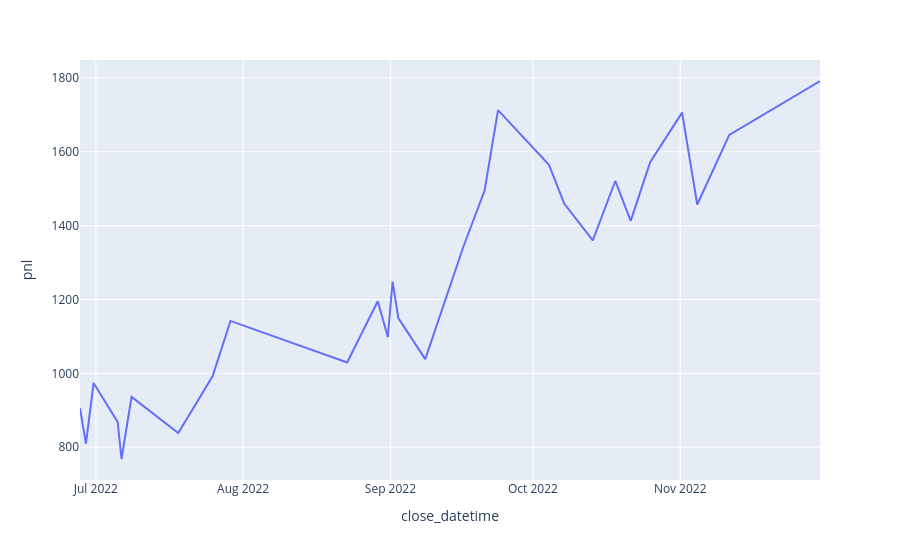

Notebook code for this chart:
### Code cell
px.line(result, x='close_datetime', y='pnl')

### Figure 1 — Plotly figure (JSON) as saved in the notebook; plotly's stock layout.template omitted (floating-point values rounded to 4 significant figures)
{"data": [{"hovertemplate": "close_datetime=%{x}<br>pnl=%{y}<extra></extra>", "legendgroup": "", "line": {"color": "#636efa", "dash": "solid"}, "marker": {"symbol": "circle"}, "mode": "lines", "name": "", "orientation": "v", "showlegend": false, "type": "scatter", "x": ["2022-06-27T15:45:00+02:00", "2022-06-28T21:45:00+02:00", "2022-06-30T12:30:00+02:00", "2022-07-05T14:00:00+02:00", "2022-07-06T09:30:00+02:00", "2022-07-08T12:15:00+02:00", "2022-07-18T08:00:00+02:00", "2022-07-25T13:30:00+02:00", "2022-07-29T08:00:00+02:00", "2022-08-22T21:30:00+02:00", "2022-08-29T08:00:00+02:00", "2022-08-31T11:00:00+02:00", "2022-09-01T10:45:00+02:00", "2022-09-02T16:00:00+02:00", "2022-09-08T08:00:00+02:00", "2022-09-12T10:15:00+02:00", "2022-09-16T09:30:00+02:00", "2022-09-20T19:45:00+02:00", "2022-09-23T15:45:00+02:00", "2022-10-04T09:00:00+02:00", "2022-10-07T14:30:00+02:00", "2022-10-13T14:30:00+02:00", "2022-10-18T08:00:00+02:00", "2022-10-21T14:00:00+02:00", "2022-10-25T16:15:00+02:00", "2022-11-01T09:30:00+01:00", "2022-11-02T16:00:00+01:00", "2022-11-04T14:00:00+01:00", "2022-11-11T08:00:00+01:00", "2022-11-30T10:15:00+01:00", null], "xaxis": "x", "y": [905.8, 809.6, 973.9, 868.4, 768.1, 936.3, 838.3, 992.1, 1142.0, 1029.0, 1195.0, 1098.0, 1248.0, 1150.0, 1039.0, 1192.0, 1344.0, 1495.0, 1713.0, 1565.0, 1459, 1360, 1521, 1413, 1572.0, 1706.0, 1608, 1457.0, 1646.0, 1792.0, null], "yaxis": "y"}], "layout": {"legend": {"tracegroupgap": 0}, "margin": {"t": 60}, "xaxis": {"anchor": "y", "domain": [0, 1], "title": {"text": "close_datetime"}}, "yaxis": {"anchor": "x", "domain": [0, 1], "title": {"text": "pnl"}}}}
